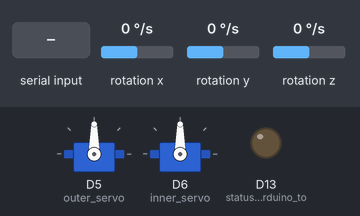
A sketch run on a simulated Arduino Nano 33 BLE. On the bench: 2 × servo, output pins drawn as LEDs (lit = HIGH). The test bench sets the inputs (shaded band); at power-on: rotation y 0 °/s, rotation z 0 °/s, rotation x 0 °/s. What the sketch prints to the serial monitor is not drawn.

Above: at 1.2 s.
1.3 s: "t" received over Serial
3.4 s: "o" received over Serial
At 4.0 s:
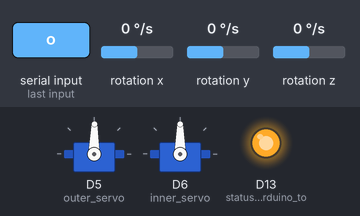
4.9 s: rotation y set to -192 °/s
At 5.2 s:
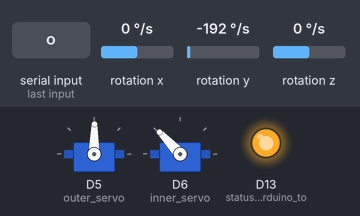
6.4 s: rotation z set to -192 °/s
At 7.5 s:
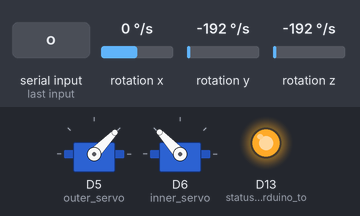
7.9 s: "f" received over Serial
At 8.7 s:
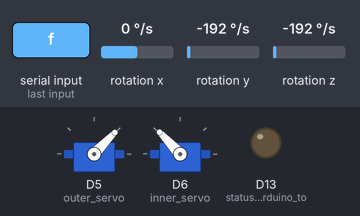
9.4 s: "t" received over Serial
At 9.55 s:
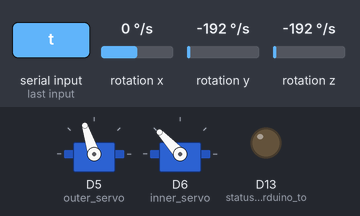
Timing chart, 0 to 12.2 s (numbered marks = the images above; inputs shaded):
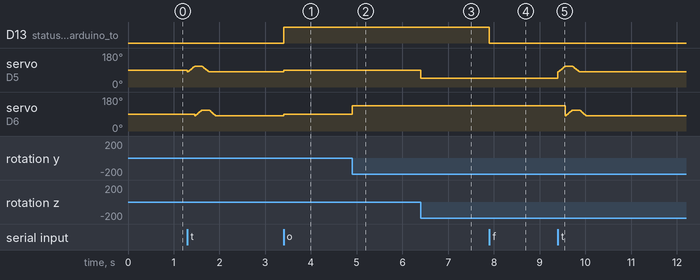

The sketch:

ArduinoFinal.ino
```cpp
//Contributions - Used the following arduino example code projects that are in the public domain to help get us started(All are in the public domain)
//    Arduino LSM9DS1 - Simple Gyroscope - written by Riccardo Rizzo - 10 Jul 2019
//    Servo - Sweep - written by BARRAGAN <http:barraganstudio.com> - modified 8 Nov 2013 by Scott Fitzgerald
// Libraries used
//    Arduino_LSM9DS1 - https://www.arduino.cc/en/Reference/ArduinoLSM9DS1 - No Author Listed - Last Revision 25 Dec 2019
//    Servo - https://www.arduino.cc/reference/en/libraries/servo/ - No Author Listed - No Date/Revision Listed

#include <Arduino_LSM9DS1.h>
#include <Servo.h>

Servo outer_servo;
Servo inner_servo;
bool start = false;
int OuterVar;     // stores position of servos
int InnerVar;  // stores position of servos
int oldOuterVar; // stores position of servos
int oldInnerVar; // stores position of servos
unsigned long var_time = millis();

void CoolerDelay(){
  if(millis()-var_time > 100){   // uses millis() so that its only ever getting data every 1/10 of a second
    float x, y, z;
    if (IMU.gyroscopeAvailable()) {
      IMU.readGyroscope(x, y, z);
      Serial.print(x);
      Serial.print('!');
      Serial.print(y);
      Serial.print('`');
      Serial.print(z);
      Serial.print('~');
      var_time = millis();
    }
  }
}

void setup()
{
    pinMode(LED_BUILTIN, OUTPUT);  // status LED on arduino to tell if TVC is on or off
    Serial.begin(9600);
    if (!IMU.begin()) {
      Serial.println("Failed to initialize IMU!"); // Prints to serial if the IMU is unable to start up
      while (1);
    }
    outer_servo.attach(5); //servo on pin 5
    inner_servo.attach(6);//servo on pin 6
}
void loop()
{
   CoolerDelay();
   float x, y, z;
   if (IMU.gyroscopeAvailable()) {
      IMU.readGyroscope(x, y, z);
   }
   if(start){
      OuterVar = map(z, -400, 400, 0, 179);  //maps data from gyro(-2000-2000) to degrees that the servos use(0-180)
      if (OuterVar != oldOuterVar){    //if movement detected
        outer_servo.write(OuterVar);   //move servo to new place
        oldOuterVar = OuterVar;       //set new to old and start all over again
        }

      InnerVar = map(y, -400, 400, 179, 0);  //maps data from gyro(-2000-2000) to degrees that the servos use(0-180)
      if (InnerVar != oldInnerVar){   //if movement detected
        inner_servo.write(InnerVar);  //move servo to new place
        oldInnerVar = InnerVar;      //set new to old and start all over again
        }
   }
   char a = Serial.read();     //Basically char a is the current serial character
   if (a == 'o'){    //if a == 'o', which is sent from the On button
    digitalWrite(LED_BUILTIN, HIGH);  // turn on status LED
    outer_servo.attach(5);   //Attaches servos(powers them on)
    inner_servo.attach(6);
    start = true;     //starts TVC
   }
   if (a == 'f'){
    digitalWrite(LED_BUILTIN, LOW);   // turn off status LED
    start = false;   // stops TVC
    outer_servo.detach();    //detatches servos(powers them off)
    inner_servo.detach();
   }
   if (a == 't'){   // t for testing, sent from the testing button
    outer_servo.attach(5);  //power on servos
    inner_servo.attach(6);
      for (int testpos = 80; testpos <= 110; testpos += 1){
        outer_servo.write(testpos);      //Moves outer servo from 80 to 110 degrees
        delay(5);                       //delay between each write to servo as to not fry them
      }
      for (int testpos = 80; testpos <= 110; testpos += 1){  //moves inner servo
        inner_servo.write(testpos);
        delay(5);
      }
      for (int testpos = 110; testpos >= 80; testpos -= 1){  //moves outer servo
        outer_servo.write(testpos);
        delay(5);
      }
      for (int testpos = 110; testpos >= 80; testpos -= 1){  //moves inner servo
        inner_servo.write(testpos);
        delay(5);
      }
     outer_servo.detach();    //power off servos
     inner_servo.detach();
  }
}
```

Measured:
- after the input at 3.4 s, D13 (status_LED_on_arduino_to): LOW → HIGH at once; servo on D5 (outer_servo): 80° → 89° at once; servo on D6 (inner_servo): 80° → 90° at once
- after the input at 4.9 s, servo on D6 (inner_servo): 90° → 133° at once
- after the input at 6.4 s, servo on D5 (outer_servo): 89° → 46° at once
- after the input at 7.9 s, D13 (status_LED_on_arduino_to): HIGH → LOW at once
- after the input at 9.4 s, servo on D5 (outer_servo): rises from 46° to 110° in 0.16 s, then falls to 80° in 0.30 s
